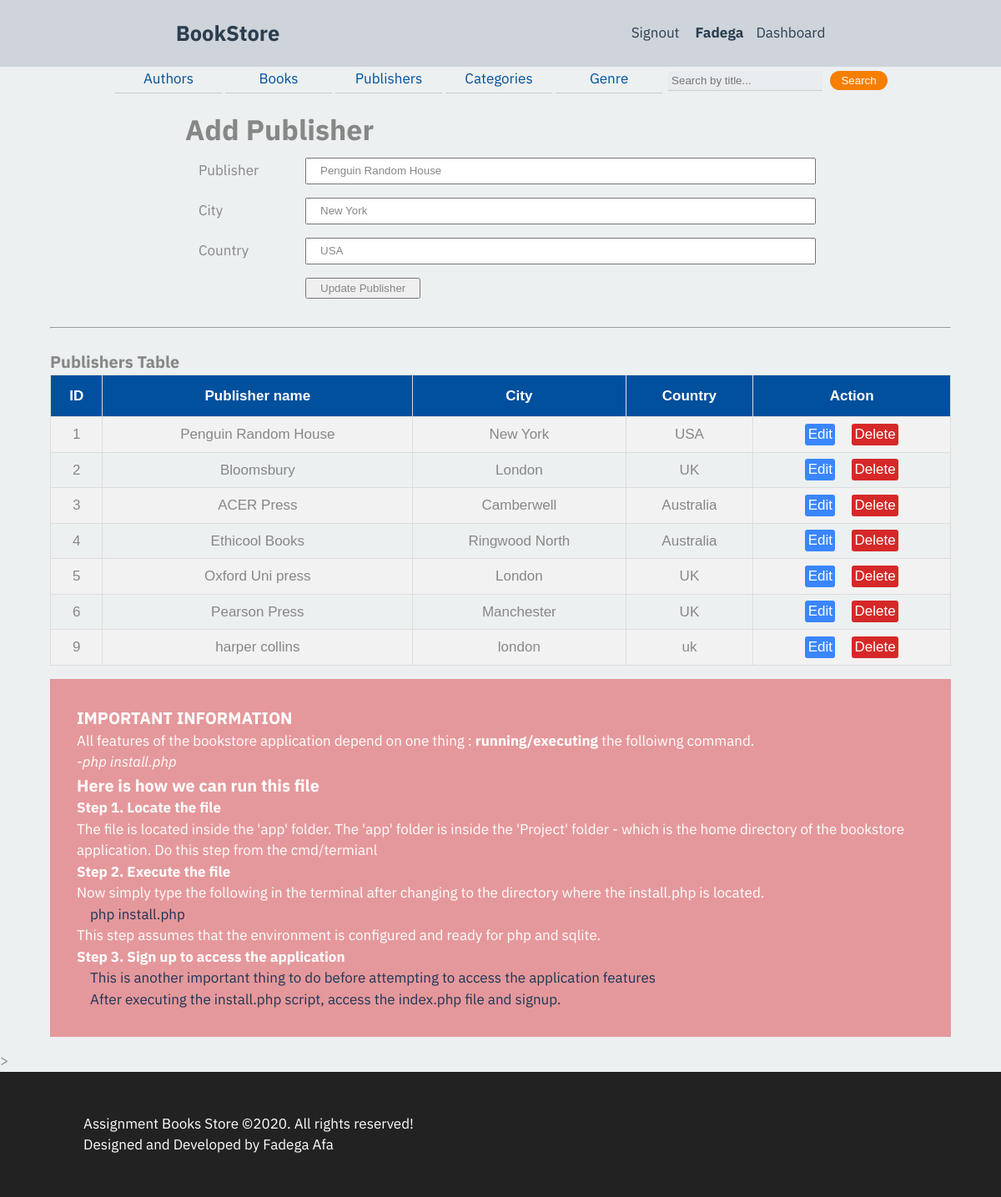
/templates/editpublisher.php?id=1 (signed in), run on an earlier commit of the app's database.
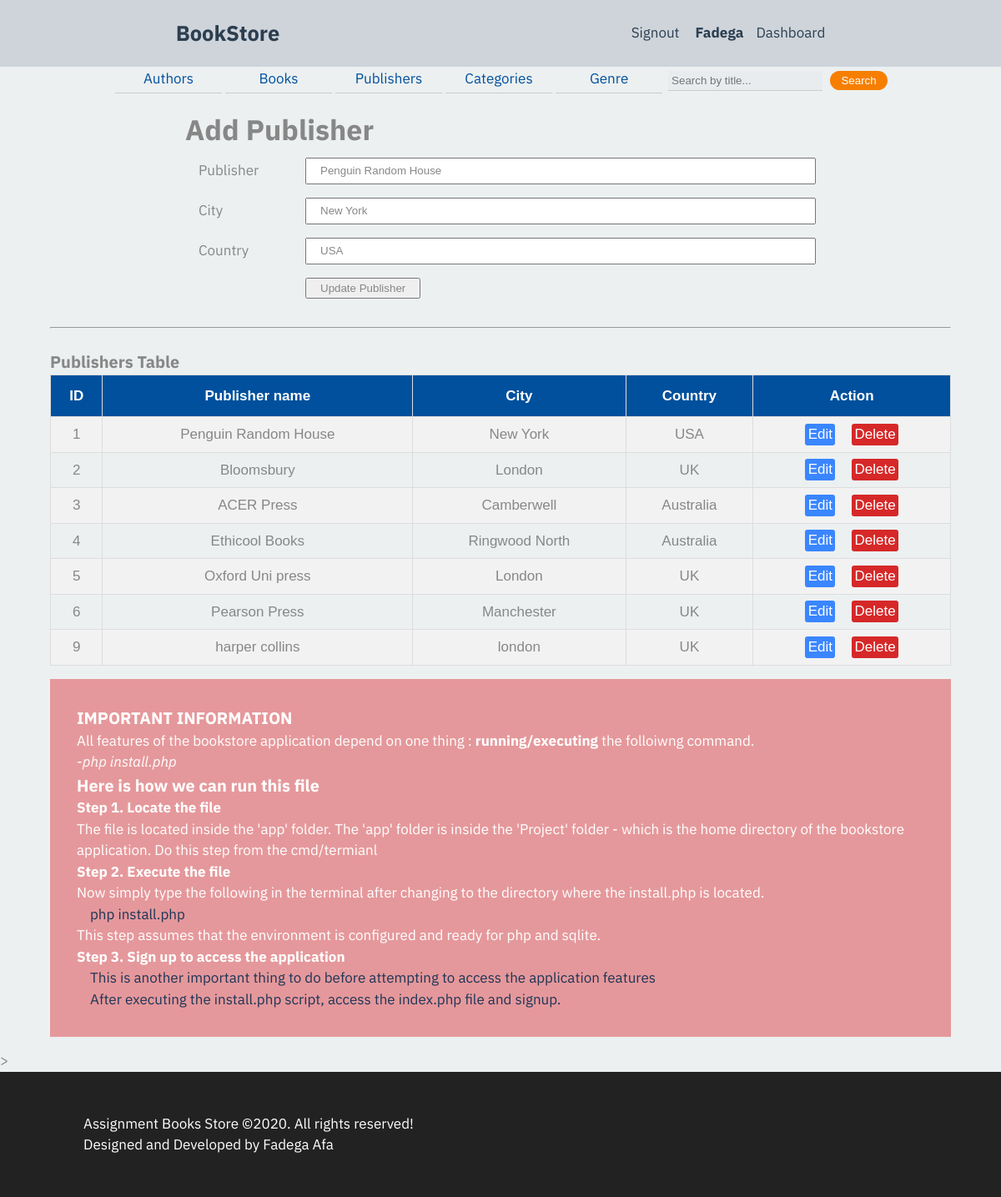
And on a later commit of the database.
### tables this page shows
CREATE TABLE publisher(
			publisher_id INTEGER PRIMARY KEY AUTOINCREMENT NOT NULL,
			pname TEXT NOT NULL,
			city TEXT,
			country TEXT NOT NULL
		);

### templates/editpublisher.php (the view, shortened to what this page needs)
<?php
    require '../app/header.php';
    require '../app/dbh.php';
    $id= $_GET['id'];
    $sql = 'SELECT *FROM publisher WHERE publisher_id=:id';
    $stmt = $conn->prepare($sql);
    $stmt->execute([':id'=>$id]);
    $result = $stmt->fetch(PDO::FETCH_ASSOC);
?>
<main>
  <?php
    if(isset($_SESSION['useremail'])||isset($_SESSION['userId'])){?>
        <form name="my-form" action="../app/editpublisher.inc.php" method="post">
            <h1>Add Publisher</h1>
            <div class="form-box">
                <label for="publisher">Publisher</label>
                <input type="text" id="publisher" name="publisher" value="<?php echo $result['pname'] ;?>" required>
            </div>
            <div class="form-box">
                <label for="city">City</label>
                <input type="text" id="city" name="city" value="<?php echo $result['city'] ;?>" required >
            </div>
            <div class="form-box">
                <label for="country">Country</label>
                <input type="text" id="country" name="country" value="<?php echo $result['country'] ;?>" required >
            </div>
            <div class="form-box">
                <button type="submit" id="btnSend" name="updatepublisher" value="<?php echo$id;?>">Update Publisher</button>
            </div>
        </form>
        <br><hr><br>
        <h3>Publishers Table</h3>
        <table class="db-table">
        <tr>
            <th>ID </th>
            <th>Publisher name </th>
            <th>City </th>
            <th>Country </th>
            <th>Action</th>
        </tr>
        <?php
        $sql ='SELECT *FROM publisher';
        $res = $conn->prepare($sql);
        $res->execute();
        $data = $res->fetchAll(PDO::FETCH_ASSOC);
        foreach($data as $row):?>
          <tr>
            <td><?php echo $row['publisher_id'];?></td>
            <td><?php echo $row['pname'];?></td>
            <td><?php echo $row['city'];?></td>
            <td><?php echo $row['country'];?></td>
            <td>
               <a class="edit" href="../templates/editpublisher.php?id=<?php echo $row['publisher_id'];?>">Edit</a>
               <a class="delete" href="../templates/deletepublisher.php?id=<?php echo $row['publisher_id'];?>">Delete</a>
            </td>
          </tr>
        <?php endforeach; ?>
        </table>
      <?php }else{
           echo
              '  <h2><br>Access denied ..</h2>
                 <p><br>Oops! You are not authorized. Please signin
                 <a href="../templates/signin.php">here</a>
                 <span> Or singup <a href="../templates/signup.php">here</a> </span></p>';
           }
          ?>
    </main>>
<?php require '../app/footer.php';?>

What changed in the data, as far as the page shows it:
changed publisher "harper collins": country "uk" → "UK"
